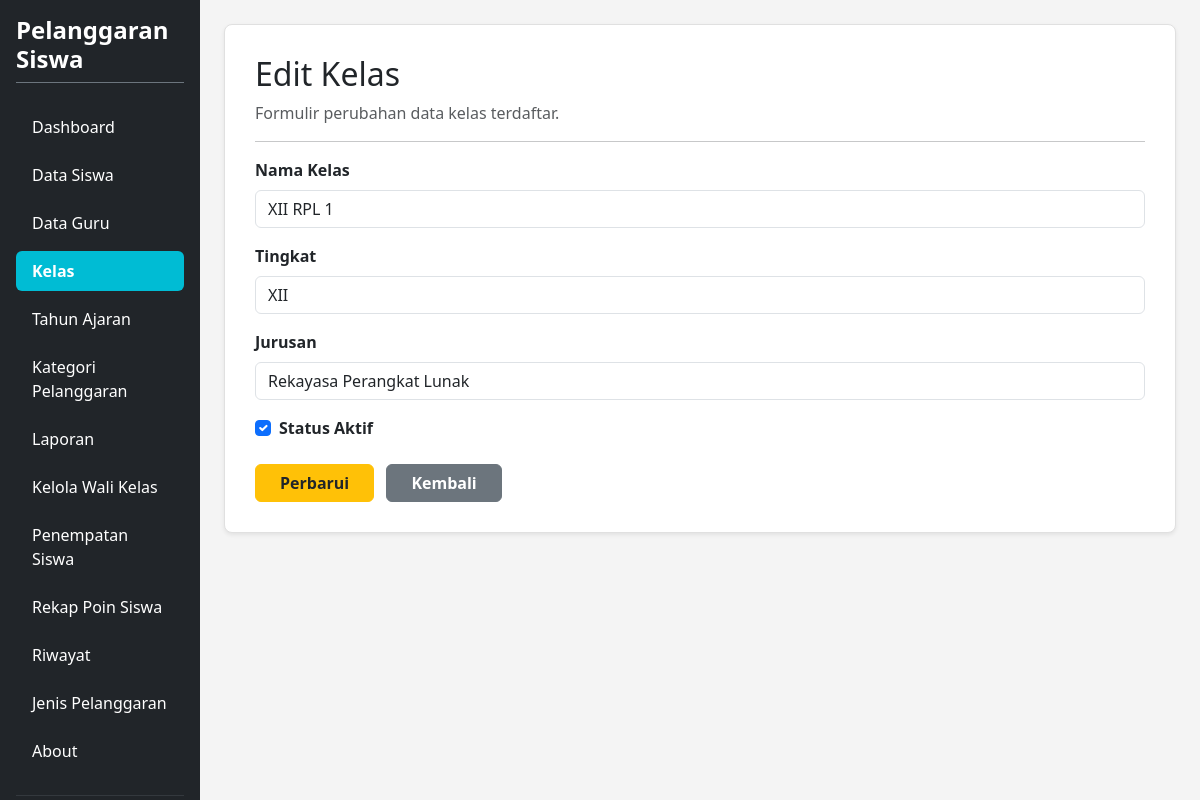
/edit_kelas.php?id=1 (signed in), run on the app's committed database.
### tables this page shows
CREATE TABLE `t_kelas` (
  `id` int(11) NOT NULL,
  `nama` varchar(100) NOT NULL,
  `tingkat` varchar(20) NOT NULL,
  `jurusan` varchar(100) NOT NULL,
  `status_aktif` tinyint(1) NOT NULL,
  `created_at` timestamp NULL DEFAULT current_timestamp(),
  `updated_at` timestamp NULL DEFAULT current_timestamp()
);

### edit_kelas.php (the view, shortened to what this page needs)
<?php
require_once 'config.php';
$db_pdo = $pdo ?? ($conn instanceof PDO ? $conn : null);
$id = $_GET['id'] ?? null;
$kelas = null;
if ($db_pdo) {
    try {
        $stmt = $db_pdo->prepare("SELECT * FROM t_kelas WHERE id = ?");
        $stmt->execute([$id]);
        $kelas = $stmt->fetch(PDO::FETCH_ASSOC);
    } catch (Exception $e) {
    }
}
?>
<!DOCTYPE html>
<html lang="id">
<head>
    <link href="https://cdn.jsdelivr.net/npm/bootstrap@5.3.8/dist/css/bootstrap.min.css" rel="stylesheet">
</head>
<body>
<div class="container-fluid d-flex p-0" style="min-height: 100vh;">
    <div class="row flex-grow-1 g-0 w-100">
        <?php include "layout/sidebar.php"; ?>
        <main class="col-md-9 col-lg-10 p-4">
            <div class="content-card shadow-sm">
                <div class="mb-3">
                    <h2>Edit Kelas</h2>
                    <p class="text-muted mb-0">Formulir perubahan data kelas terdaftar.</p>
                </div>
                <hr>
                <form action="" method="POST">
                    <div class="mb-3">
                        <label for="nama" class="form-label fw-bold">Nama Kelas</label>
                        <input type="text" class="form-control" id="nama" name="nama" value="<?= htmlspecialchars($kelas['nama'] ?? '') ?>" required>
                    </div>
                    <div class="mb-3">
                        <label for="tingkat" class="form-label fw-bold">Tingkat</label>
                        <input type="text" class="form-control" id="tingkat" name="tingkat" value="<?= htmlspecialchars($kelas['tingkat'] ?? '') ?>" required>
                    </div>
                    <div class="mb-3">
                        <label for="jurusan" class="form-label fw-bold">Jurusan</label>
                        <input type="text" class="form-control" id="jurusan" name="jurusan" value="<?= htmlspecialchars($kelas['jurusan'] ?? '') ?>" required>
                    </div>
                    <div class="mb-3 form-check">
                        <input type="checkbox" class="form-check-input" id="status_aktif" name="status_aktif" value="1" <?= (($kelas['status_aktif'] ?? 0) == 1) ? 'checked' : '' ?>>
                        <label class="form-check-label fw-bold" for="status_aktif">Status Aktif</label>
                    </div>
                    <div class="mt-4">
                        <button type="submit" name="submit" class="btn btn-warning fw-semibold px-4 text-dark">Perbarui</button>
                        <a href="kelola_kelas.php" class="btn btn-secondary fw-semibold px-4 ms-2">Kembali</a>
                    </div>
                </form>
            </div>
        </main>
    </div>
</div>
</body>
</html>

### edit_kelas.php (style rules this page uses)
body { background-color: #f4f4f4; overflow-x: hidden; margin: 0; }
.content-card { background-color: #ffffff; border: 1px solid #e0e0e0; border-radius: 8px; padding: 30px; box-shadow: 0 2px 5px rgba(0,0,0,0.05); }

### data on the page
t_kelas: nama "XII RPL 1", tingkat "XII", jurusan "Rekayasa Perangkat Lunak", status_aktif "☑"
